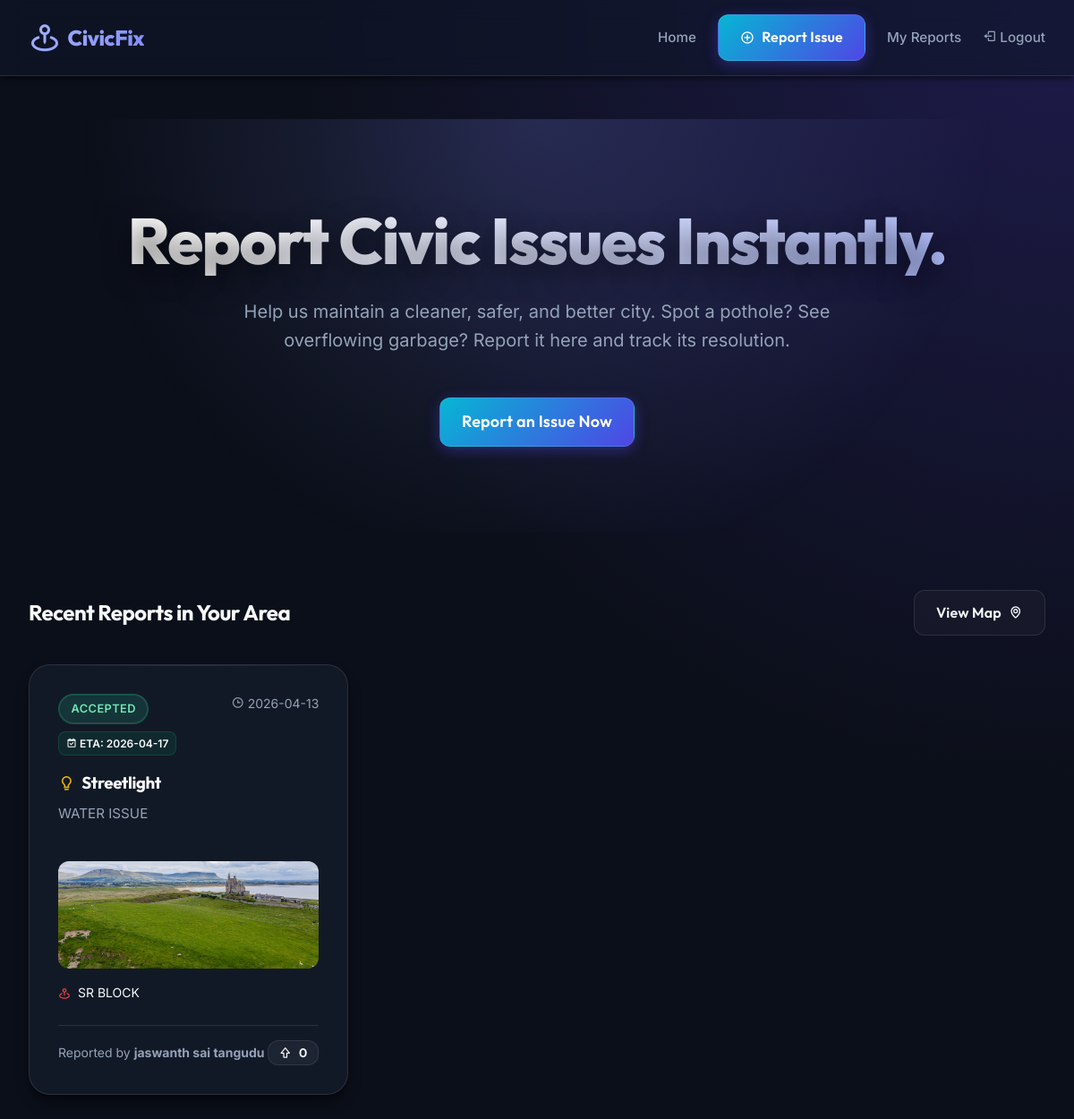
Screenshot of /index (signed in) with the database file from the repository.
### tables this page shows
CREATE TABLE complaints (
    id INTEGER PRIMARY KEY AUTOINCREMENT,
    user_id INTEGER NOT NULL,
    issue_type TEXT NOT NULL,
    description TEXT NOT NULL,
    location TEXT NOT NULL,
    image_path TEXT,
    status TEXT DEFAULT 'Pending',
    rejection_reason TEXT,
    date TIMESTAMP DEFAULT CURRENT_TIMESTAMP,
    upvotes INTEGER DEFAULT 0, assigned_to INTEGER, estimated_completion_date TIMESTAMP, ai_analysis TEXT,
    FOREIGN KEY (user_id) REFERENCES users (id)
);

CREATE TABLE users (
    id INTEGER PRIMARY KEY AUTOINCREMENT,
    name TEXT NOT NULL,
    email TEXT UNIQUE NOT NULL,
    password TEXT NOT NULL,
    is_admin BOOLEAN DEFAULT 0
, role TEXT DEFAULT 'user');

### app.py (the view)
@app.route('/')
@app.route('/index')
def index():
    conn = get_db_connection()
    complaints = conn.execute('''
        SELECT c.*, u.name as user_name
        FROM complaints c
        JOIN users u ON c.user_id = u.id
        ORDER BY c.date DESC LIMIT 6
    ''').fetchall()
    conn.close()
    return render_template('home.html', complaints=complaints)

### app.py (called while the page is built)
def get_db_connection():
    conn = sqlite3.connect('database.db')
    conn.row_factory = sqlite3.Row
    return conn

@app.before_request
def require_login():
    allowed_endpoints = ['login', 'register', 'forgot_password', 'verify_otp', 'reset_password', 'static', 'api_send_otp', 'api_verify_otp', 'api_reset_password']
    if request.endpoint not in allowed_endpoints and 'user_id' not in session:
        if request.path.startswith('/api/'):
            return jsonify({'error': 'Unauthorized'}), 401
        flash('Please log in to access this page.', 'warning')
        return redirect(url_for('login'))

### templates/home.html (shortened to what this page needs)
{% extends 'base.html' %}
{% block content %}
<section class="hero">
    <h1>Report Civic Issues Instantly.</h1>
    <p>Help us maintain a cleaner, safer, and better city. Spot a pothole? See overflowing garbage? Report it here and track its resolution.</p>
    {% if not session.get('user_id') %}
        <a href="{{ url_for('register') }}" class="btn btn-primary" style="font-size: 1.125rem; padding: 0.75rem 1.5rem;">
            Join the Community
        </a>
    {% else %}
        <a href="{{ url_for('report_issue') }}" class="btn btn-primary" style="font-size: 1.125rem; padding: 0.75rem 1.5rem;">
            Report an Issue Now
        </a>
    {% endif %}
</section>
<div style="display: flex; justify-content: space-between; align-items: center; margin-bottom: 2rem;">
    <h2>Recent Reports in Your Area</h2>
    <a href="{{ url_for('report_issue') }}" class="btn btn-outline">View Map <i class='bx bx-map'></i></a>
</div>
<div class="grid grid-cols-3">
    {% for complaint in complaints %}
    <div class="card" onclick="window.location.href='{{ url_for('view_issue', id=complaint.id) }}'" style="cursor: pointer;">
        <div style="display: flex; justify-content: space-between; align-items: flex-start; margin-bottom: 1rem;">
            <div style="display: flex; flex-direction: column; gap: 0.5rem; align-items: flex-start;">
                <span class="badge
                    {% if complaint.status == 'Pending' %}badge-pending
                    {% elif complaint.status == 'Accepted' %}badge-resolved
                    {% else %}badge-rejected{% endif %}">
                    {{ complaint.status }}
                </span>
                {% if complaint.estimated_completion_date %}
                <span style="font-size: 0.75rem; color: var(--success); font-weight: 600; background: rgba(16, 185, 129, 0.1); padding: 0.2rem 0.5rem; border-radius: var(--radius-sm); border: 1px solid rgba(16,185,129,0.2);"><i class='bx bx-calendar-check'></i> ETA: {{ complaint.estimated_completion_date }}</span>
                {% endif %}
            </div>
            <span style="color: var(--text-muted); font-size: 0.875rem;">
                <i class='bx bx-time'></i> {{ complaint.date.split(' ')[0] }}
            </span>
        </div>
        <h3 style="margin-bottom: 0.5rem; display: flex; align-items: center; gap: 0.5rem;">
            {% if complaint.issue_type == 'Garbage' %}<i class='bx bx-trash' style="color: var(--accent)"></i>
            {% elif complaint.issue_type == 'Roads' %}<i class='bx bxs-directions' style="color: var(--primary)"></i>
            {% elif complaint.issue_type == 'Water' %}<i class='bx bx-water' style="color: #3b82f6"></i>
            {% elif complaint.issue_type == 'Streetlight' %}<i class='bx bx-bulb' style="color: #eab308"></i>
            {% else %}<i class='bx bx-error-circle'></i>{% endif %}
            {{ complaint.issue_type }}
        </h3>
        <p style="color: var(--text-muted); margin-bottom: 1rem; font-size: 0.95rem; line-height: 1.4; height: 3rem; overflow: hidden; text-overflow: ellipsis; display: -webkit-box; -webkit-line-clamp: 2; -webkit-box-orient: vertical;">
            {{ complaint.description }}
        </p>
        {% if complaint.image_path and not session.get('is_admin') %}
        <div style="height: 120px; margin-bottom: 1rem;">
            <img src="{{ url_for('static', filename=complaint.image_path) }}" alt="Issue Photo" style="width: 100%; height: 100%; object-fit: cover; border-radius: var(--radius-md);">
        </div>
        {% endif %}
        <div style="display: flex; align-items: center; gap: 0.5rem; margin-bottom: 1.5rem; font-size: 0.875rem; color: var(--text-main);">
            <i class='bx bx-map-pin' style="color: var(--danger)"></i>
            {{ complaint.location }}
        </div>
        <div style="display: flex; justify-content: space-between; align-items: center; border-top: 1px solid var(--border); padding-top: 1rem;">
            <div style="font-size: 0.875rem; color: var(--text-muted);">
                Reported by <strong>{{ complaint.user_name }}</strong>
            </div>
            <button onclick="event.stopPropagation(); upvote({{ complaint.id }})" class="btn btn-outline" style="padding: 0.25rem 0.75rem; font-size: 0.875rem;" id="upvote-btn-{{ complaint.id }}">
                <i class='bx bx-upvote'></i> <span id="upvotes-{{ complaint.id }}">{{ complaint.upvotes }}</span>
            </button>
        </div>
    </div>
    {% else %}
    <div style="grid-column: 1 / -1; text-align: center; padding: 3rem; color: var(--text-muted);">
        <i class='bx bx-check-shield bx-lg' style="color: var(--secondary); margin-bottom: 1rem;"></i>
        <h3>No recent issues!</h3>
        <p>The city is looking great. Be the first to report if you find anything.</p>
    </div>
    {% endfor %}
</div>
{% endblock %}

### static/css/style.css (style rules this page uses)
:root { --bg-base: #0B0F19; --bg-gradient: radial-gradient(circle at top right, #1E1B4B, #0B0F19 50%), radial-gradient(circle at bottom left, #064E3B, #0B0F19); --primary: #06B6D4; --primary-hover: #0891B2; --primary-glow: rgba(6, 182, 212, 0.4); --secondary: #10B981; --secondary-glow: rgba(16, 185, 129, 0.4); --accent: #F59E0B; --accent-glow: rgba(245, 158, 11, 0.4); --danger: #EF4444; --danger-glow: rgba(239, 68, 68, 0.4); --surface: rgba(30, 41, 59, 0.4); --surface-hover: rgba(30, 41, 59, 0.7); --border: rgba(255, 255, 255, 0.1); --border-focus: rgba(6, 182, 212, 0.5); --text-main: #F8FAFC; --text-muted: #94A3B8; --shadow-sm: 0 4px 6px -1px rgba(0, 0, 0, 0.5); --shadow-md: 0 10px 15px -3px rgba(0, 0, 0, 0.5), 0 4px 6px -2px rgba(0, 0, 0, 0.3); --shadow-glow: 0 0 20px var(--primary-glow); --radius-sm: 0.5rem; --radius-md: 0.75rem; --radius-lg: 1.25rem; --radius-xl: 1.5rem; --glass-blur: blur(12px); --glass-blur-heavy: blur(24px); }
* { box-sizing: border-box; margin: 0; padding: 0; }
body { background-color: var(--bg-base); background-image: var(--bg-gradient); background-attachment: fixed; color: var(--text-main); line-height: 1.6; -webkit-font-smoothing: antialiased; min-height: 100vh; display: flex; flex-direction: column; font-family: 'Inter', system-ui, sans-serif; overflow-x: hidden; }
h1, h2, h3, h4, h5, h6 { font-family: 'Outfit', system-ui, sans-serif; letter-spacing: -0.02em; }
.btn { display: inline-flex; align-items: center; justify-content: center; padding: 0.75rem 1.5rem; border-radius: var(--radius-md); font-weight: 600; font-family: 'Outfit', sans-serif; cursor: pointer; transition: all 0.3s cubic-bezier(0.4, 0, 0.2, 1); border: 1px solid transparent; text-decoration: none; gap: 0.5rem; letter-spacing: 0.01em; position: relative; overflow: hidden; }
.btn-primary { background: linear-gradient(135deg, var(--primary), #4F46E5); color: #fff; border: 1px solid rgba(255,255,255,0.1); box-shadow: 0 4px 15px rgba(79, 70, 229, 0.4); }
.btn-outline { background: rgba(255, 255, 255, 0.03); backdrop-filter: blur(4px); border: 1px solid var(--border); color: var(--text-main); }
.card { background: var(--surface); backdrop-filter: var(--glass-blur); -webkit-backdrop-filter: var(--glass-blur); border: 1px solid var(--border); border-radius: var(--radius-xl); box-shadow: var(--shadow-md); padding: 2rem; transition: all 0.4s cubic-bezier(0.16, 1, 0.3, 1); position: relative; overflow: hidden; }
.card::before { content: ''; position: absolute; top: 0; left: 0; width: 100%; height: 1px; background: linear-gradient(90deg, transparent, rgba(255,255,255,0.2), transparent); opacity: 0.5; }
::placeholder { color: var(--text-muted); opacity: 0.7; }
.badge { padding: 0.35rem 0.85rem; border-radius: 999px; font-size: 0.8rem; font-weight: 600; letter-spacing: 0.03em; text-transform: uppercase; backdrop-filter: blur(4px); box-shadow: inset 0 0 0 1px rgba(255,255,255,0.1); }
.badge-resolved { background: rgba(16, 185, 129, 0.15); color: #6EE7B7; border: 1px solid rgba(16, 185, 129, 0.3); }
.grid { display: grid; gap: 2rem; }
@media (min-width: 1024px) { .grid-cols-3 { grid-template-columns: repeat(3, 1fr); } }
.hero { text-align: center; padding: 6rem 2rem; position: relative; margin-bottom: 4rem; border-radius: var(--radius-xl); overflow: hidden; }
.hero::before { content: ''; position: absolute; inset: 0; background: radial-gradient(circle at 50% 0%, rgba(129, 140, 248, 0.2), transparent 70%); z-index: 0; }
.hero > * { position: relative; z-index: 1; }
.hero h1 { font-size: 4.5rem; font-weight: 800; color: #fff; margin-bottom: 1.5rem; line-height: 1.1; background: linear-gradient(135deg, #fff 20%, #A5B4FC); -webkit-background-clip: text; -webkit-text-fill-color: transparent; text-shadow: 0 10px 30px rgba(0,0,0,0.5); }
.hero p { font-size: 1.25rem; color: var(--text-muted); max-width: 700px; margin: 0 auto 3rem; font-weight: 400; }

### rows the page displays
complaints: status "ACCEPTED", estimated_completion_date "2026-04-17", date "2026-04-13", issue_type "Streetlight", description "WATER ISSUE", image_path (picture), location "SR BLOCK", user_name "jaswanth sai tangudu", upvotes "0"
